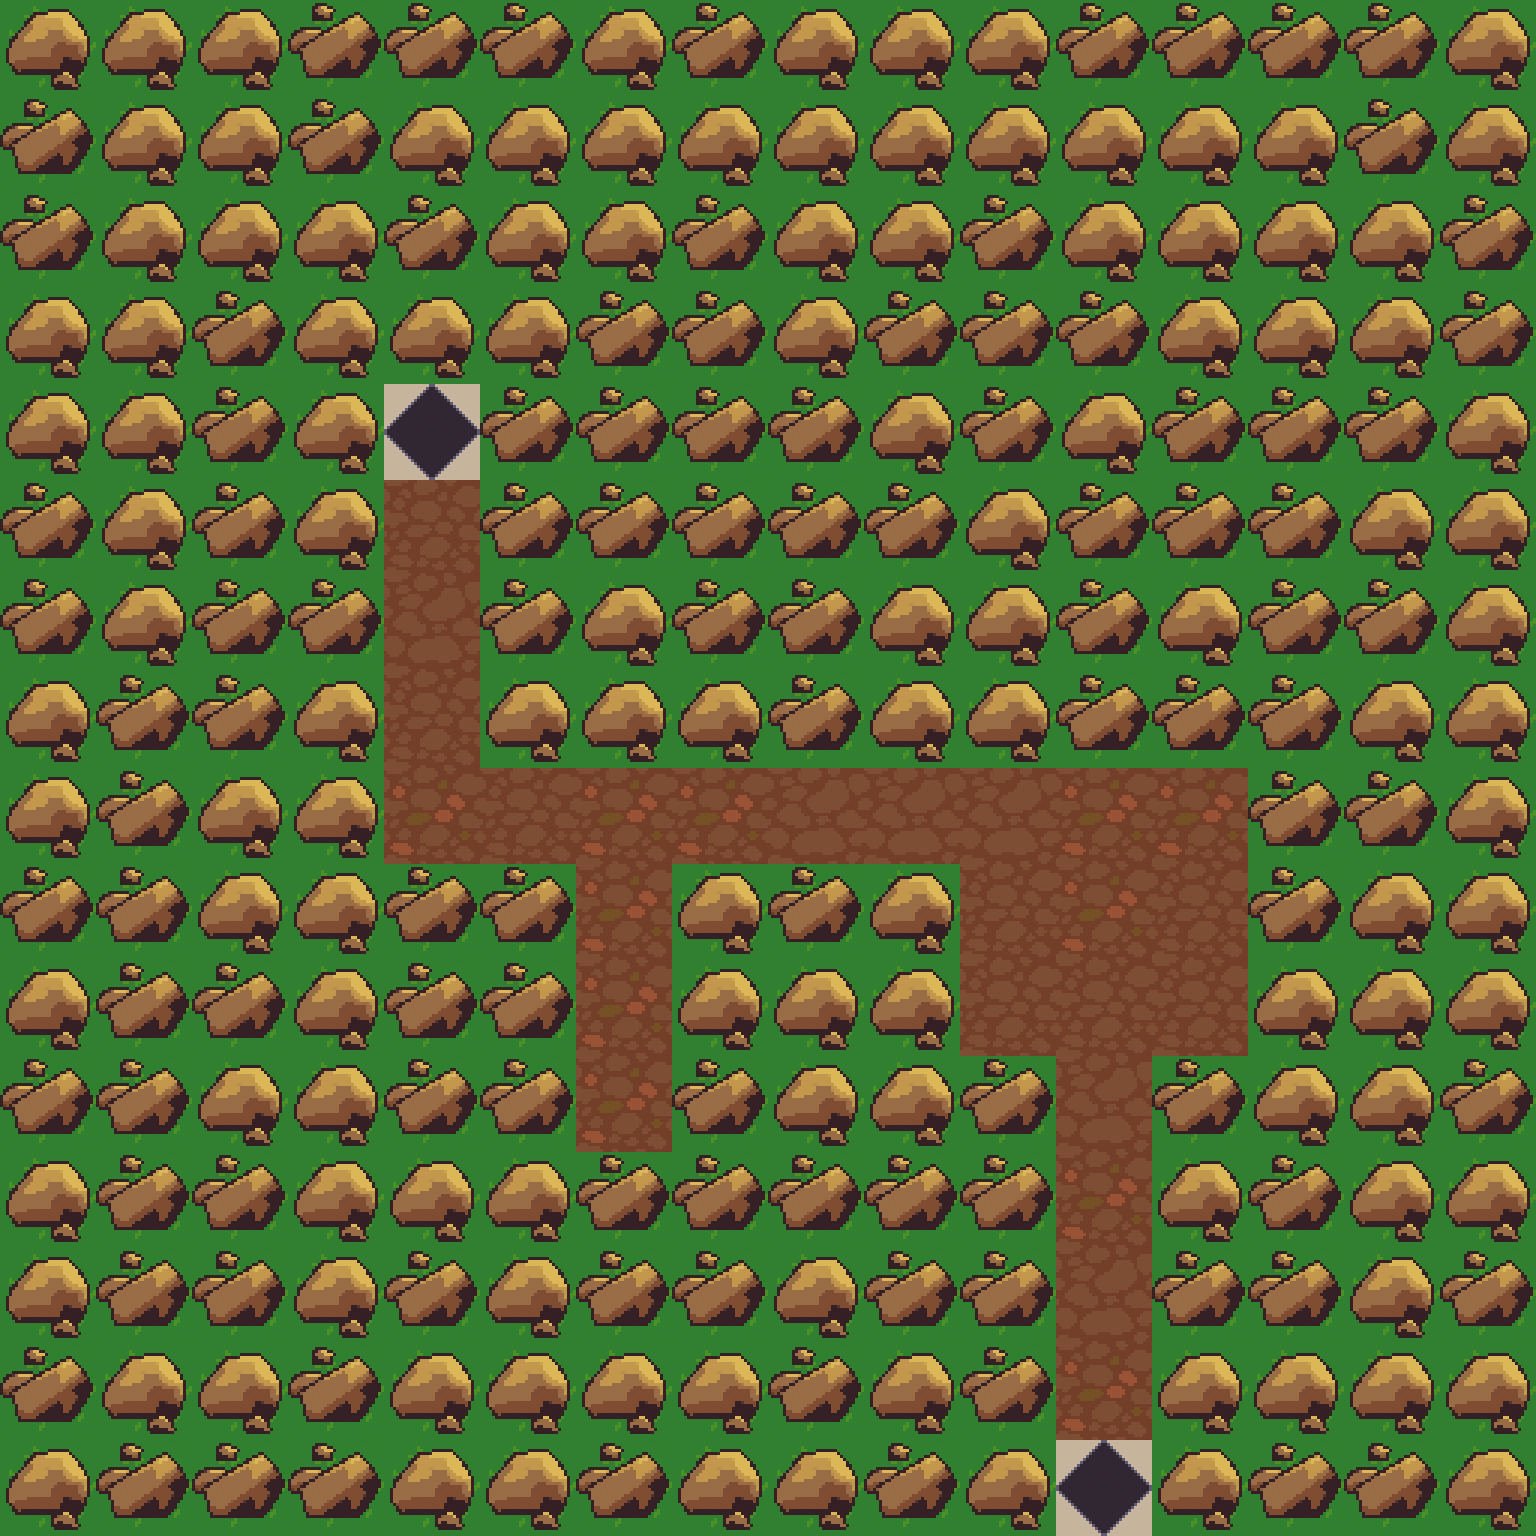

This game map was drawn from its Tiled (.tmx) file and the tilesets committed beside it. A one-line description and the full map source follow:
An orthogonal 16x16 tile map with 96x96 px tiles, 1 tile layer (Tile Layer 1).

<map version="1.0" orientation="orthogonal" renderorder="right-down" width="16" height="16" tilewidth="96" tileheight="96" nextobjectid="1">
 <tileset firstgid="1" name="tileset1" tilewidth="96" tileheight="96">
  <image source="tileset1.png" width="768" height="384" />
 </tileset>
 <layer name="Tile Layer 1" width="16" height="16">
  <data>
   <tile gid="24" />
   <tile gid="24" />
   <tile gid="24" />
   <tile gid="23" />
   <tile gid="23" />
   <tile gid="23" />
   <tile gid="24" />
   <tile gid="23" />
   <tile gid="24" />
   <tile gid="24" />
   <tile gid="24" />
   <tile gid="23" />
   <tile gid="23" />
   <tile gid="23" />
   <tile gid="23" />
   <tile gid="24" />
   <tile gid="23" />
   <tile gid="24" />
   <tile gid="24" />
   <tile gid="23" />
   <tile gid="24" />
   <tile gid="24" />
   <tile gid="24" />
   <tile gid="24" />
   <tile gid="24" />
   <tile gid="24" />
   <tile gid="24" />
   <tile gid="24" />
   <tile gid="24" />
   <tile gid="24" />
   <tile gid="23" />
   <tile gid="24" />
   <tile gid="23" />
   <tile gid="24" />
   <tile gid="24" />
   <tile gid="24" />
   <tile gid="23" />
   <tile gid="24" />
   <tile gid="24" />
   <tile gid="23" />
   <tile gid="24" />
   <tile gid="24" />
   <tile gid="23" />
   <tile gid="24" />
   <tile gid="24" />
   <tile gid="24" />
   <tile gid="24" />
   <tile gid="23" />
   <tile gid="24" />
   <tile gid="24" />
   <tile gid="23" />
   <tile gid="24" />
   <tile gid="24" />
   <tile gid="24" />
   <tile gid="23" />
   <tile gid="23" />
   <tile gid="24" />
   <tile gid="23" />
   <tile gid="23" />
   <tile gid="23" />
   <tile gid="24" />
   <tile gid="24" />
   <tile gid="24" />
   <tile gid="23" />
   <tile gid="24" />
   <tile gid="24" />
   <tile gid="23" />
   <tile gid="24" />
   <tile gid="9" />
   <tile gid="23" />
   <tile gid="23" />
   <tile gid="23" />
   <tile gid="23" />
   <tile gid="24" />
   <tile gid="23" />
   <tile gid="24" />
   <tile gid="23" />
   <tile gid="23" />
   <tile gid="23" />
   <tile gid="24" />
   <tile gid="23" />
   <tile gid="24" />
   <tile gid="23" />
   <tile gid="24" />
   <tile gid="3" />
   <tile gid="23" />
   <tile gid="23" />
   <tile gid="23" />
   <tile gid="23" />
   <tile gid="23" />
   <tile gid="24" />
   <tile gid="23" />
   <tile gid="23" />
   <tile gid="23" />
   <tile gid="24" />
   <tile gid="24" />
   <tile gid="23" />
   <tile gid="24" />
   <tile gid="23" />
   <tile gid="23" />
   <tile gid="2" />
   <tile gid="23" />
   <tile gid="24" />
   <tile gid="23" />
   <tile gid="23" />
   <tile gid="24" />
   <tile gid="24" />
   <tile gid="23" />
   <tile gid="24" />
   <tile gid="23" />
   <tile gid="23" />
   <tile gid="24" />
   <tile gid="24" />
   <tile gid="23" />
   <tile gid="23" />
   <tile gid="24" />
   <tile gid="3" />
   <tile gid="24" />
   <tile gid="24" />
   <tile gid="24" />
   <tile gid="23" />
   <tile gid="24" />
   <tile gid="24" />
   <tile gid="23" />
   <tile gid="23" />
   <tile gid="23" />
   <tile gid="24" />
   <tile gid="24" />
   <tile gid="24" />
   <tile gid="23" />
   <tile gid="24" />
   <tile gid="24" />
   <tile gid="1" />
   <tile gid="3" />
   <tile gid="1" />
   <tile gid="1" />
   <tile gid="2" />
   <tile gid="2" />
   <tile gid="2" />
   <tile gid="1" />
   <tile gid="1" />
   <tile gid="23" />
   <tile gid="23" />
   <tile gid="24" />
   <tile gid="23" />
   <tile gid="23" />
   <tile gid="24" />
   <tile gid="24" />
   <tile gid="23" />
   <tile gid="23" />
   <tile gid="1" />
   <tile gid="24" />
   <tile gid="23" />
   <tile gid="24" />
   <tile gid="3" />
   <tile gid="1" />
   <tile gid="3" />
   <tile gid="23" />
   <tile gid="24" />
   <tile gid="24" />
   <tile gid="24" />
   <tile gid="23" />
   <tile gid="23" />
   <tile gid="24" />
   <tile gid="23" />
   <tile gid="23" />
   <tile gid="1" />
   <tile gid="24" />
   <tile gid="24" />
   <tile gid="24" />
   <tile gid="3" />
   <tile gid="3" />
   <tile gid="3" />
   <tile gid="24" />
   <tile gid="24" />
   <tile gid="24" />
   <tile gid="23" />
   <tile gid="23" />
   <tile gid="24" />
   <tile gid="24" />
   <tile gid="23" />
   <tile gid="23" />
   <tile gid="1" />
   <tile gid="23" />
   <tile gid="24" />
   <tile gid="24" />
   <tile gid="23" />
   <tile gid="2" />
   <tile gid="23" />
   <tile gid="24" />
   <tile gid="24" />
   <tile gid="23" />
   <tile gid="24" />
   <tile gid="23" />
   <tile gid="23" />
   <tile gid="24" />
   <tile gid="24" />
   <tile gid="24" />
   <tile gid="23" />
   <tile gid="23" />
   <tile gid="23" />
   <tile gid="23" />
   <tile gid="23" />
   <tile gid="1" />
   <tile gid="24" />
   <tile gid="23" />
   <tile gid="24" />
   <tile gid="24" />
   <tile gid="24" />
   <tile gid="23" />
   <tile gid="23" />
   <tile gid="24" />
   <tile gid="23" />
   <tile gid="24" />
   <tile gid="23" />
   <tile gid="23" />
   <tile gid="24" />
   <tile gid="23" />
   <tile gid="23" />
   <tile gid="2" />
   <tile gid="23" />
   <tile gid="23" />
   <tile gid="24" />
   <tile gid="23" />
   <tile gid="23" />
   <tile gid="24" />
   <tile gid="24" />
   <tile gid="23" />
   <tile gid="24" />
   <tile gid="24" />
   <tile gid="24" />
   <tile gid="24" />
   <tile gid="23" />
   <tile gid="24" />
   <tile gid="23" />
   <tile gid="1" />
   <tile gid="24" />
   <tile gid="24" />
   <tile gid="24" />
   <tile gid="24" />
   <tile gid="24" />
   <tile gid="23" />
   <tile gid="23" />
   <tile gid="23" />
   <tile gid="24" />
   <tile gid="24" />
   <tile gid="23" />
   <tile gid="24" />
   <tile gid="24" />
   <tile gid="23" />
   <tile gid="24" />
   <tile gid="9" />
   <tile gid="24" />
   <tile gid="23" />
   <tile gid="23" />
   <tile gid="24" />
  </data>
 </layer>
</map>